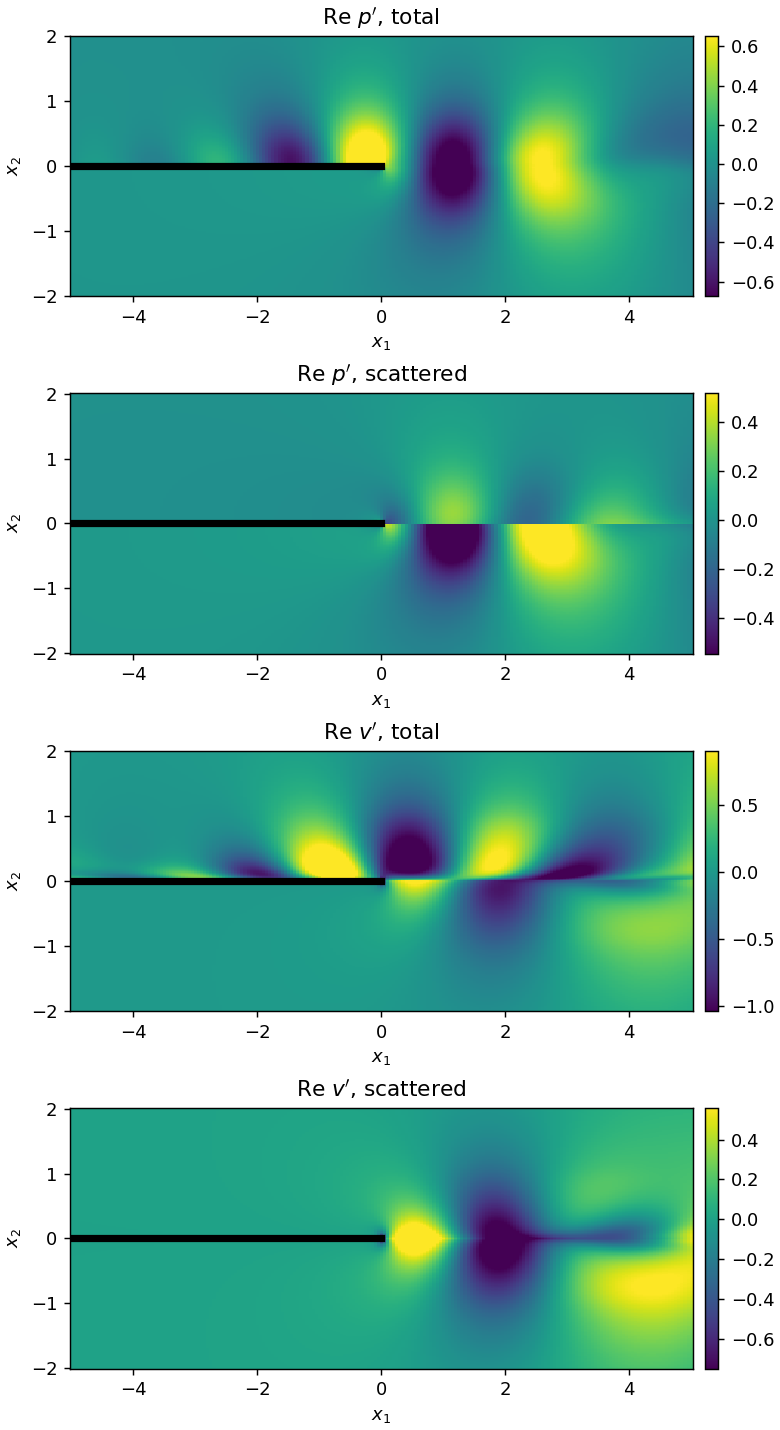

Write the Python code that produced this figure.
"""Regenerate the distributed-vorticity trailing-edge figure
("a general convected harmonic disturbance is scattered off a hard
trailing-edge, with omega_c = 1 for x2 in (0, 1)").

Source: ``Distributed_TrailingEdge.m``, whose defaults are exactly this case:
the same flow as Fig. 6.2.2 (hard plate, omega = 1, delta = 1,
``Struct_U_Parabolic(0.3, 1, 1)`` above / ``(0.3, 1.5, 1)`` below, c0 = 5),
forced by a uniform vorticity distribution ``omega_c = 1`` across the upper
boundary layer (80 source heights, ``shift_y2 = 0.01``).

Plots Re p and Re v, total and scattered, with colourbars.

Usage::

    uv run --extra plot python examples/fig_distributed.py [--fast] [--tikz]
"""
import logging
import sys

import matplotlib.pyplot as plt
import numpy as np

from shear_flow_scattering.scripts.trailing_edge import distributed_trailing_edge

logging.basicConfig(level=logging.INFO, format="%(asctime)s %(message)s")
fast = "--fast" in sys.argv

res = distributed_trailing_edge(
    x1=np.arange(-5, 5 + 1e-9, 0.1 if fast else 0.05),
    x2=np.arange(-2, 2 + 1e-9, 0.04 if fast else 0.02),
    N_bl=500 if fast else 2000, N_C=200 if fast else 500, N_CL=400 if fast else 1000,
    N_distribution=30 if fast else 80, prec_N=1000 if fast else 2000,
)
print("wake modes:", res.zeros_wake_m)
np.savez("fig_distributed" + ("_fast" if fast else "") + ".npz", x1=res.x1, x2=res.x2,
         **{f"{w}_{f}": res[w][f] for w in ("I_total", "I_scattered") for f in ("p", "v")})

panels = [("I_total", "p", r"Re $p'$, total"), ("I_scattered", "p", r"Re $p'$, scattered"),
          ("I_total", "v", r"Re $v'$, total"), ("I_scattered", "v", r"Re $v'$, scattered")]
fig, axes = plt.subplots(4, 1, figsize=(6, 11), constrained_layout=True)
for ax, (which, f, title) in zip(axes, panels):
    data = res[which][f].real.T
    lo, hi = np.percentile(data, [1, 99])  # clip the few extreme pixels near the critical layer
    mesh = ax.pcolormesh(res.x1, res.x2, data, shading="auto", cmap="viridis", vmin=lo, vmax=hi)
    fig.colorbar(mesh, ax=ax, pad=0.02)
    ax.plot([-5, 0], [0, 0], "k", lw=4)
    ax.set(xlabel="$x_1$", ylabel="$x_2$", title=title)
out = "fig_distributed_fast.png" if fast else "fig_distributed.png"
fig.savefig(out, dpi=130)
if "--tikz" in sys.argv:  # one matlab2tikz-style .tex per panel
    from shear_flow_scattering.tikz import save_figure_tikz
    print("wrote", *save_figure_tikz(fig, out[:-4]))
print("saved", out)
